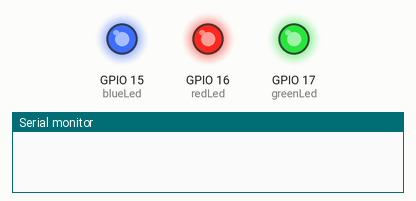
Simulated run of this sketch. Board: ESP32. Shown: output pins drawn as LEDs (lit = HIGH), the last lines printed to the serial monitor. Wiring (from diagram.json): DS18B20 sensor: SPI. WiFi joins after 1.5 s; servers stay silent unless stated.

Above: at 0.1 s.
At 1.9 s:
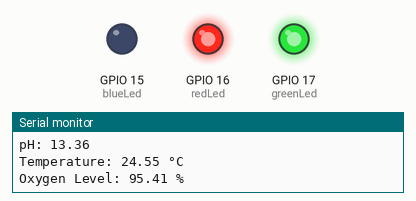
At 35.9 s:
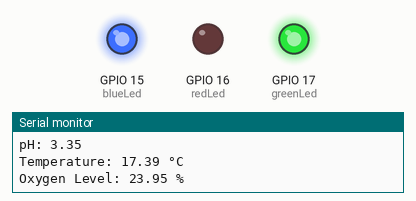
Timing chart, 0 to 41.8 s (numbered marks = the images above):
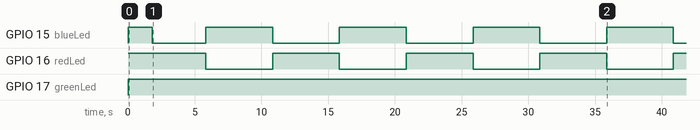

Measured:
- by itself, GPIO 15 (blueLed): repeats every 10.0 s: HIGH 5.0 s, LOW 5.0 s
- by itself, GPIO 16 (redLed): alternates HIGH for 5.0 s and LOW for 5.0 s

The sketch:

sketch.ino
```cpp
#define BLYNK_TEMPLATE_ID "TMPL2QyS72-Tk"
#define BLYNK_TEMPLATE_NAME "IoT Based Fish Pond Monitoring System"
#define BLYNK_AUTH_TOKEN "VFErArf2dGpl26sY-_g57Tu7Nth2qHca"

#include <math.h>
#include <OneWire.h>
#include <DallasTemperature.h>
#include <WiFi.h>
#include <BlynkSimpleEsp32.h>

// Wi-Fi Credentials
const char* ssid = "Wokwi-GUEST";
const char* pass = "";

// pH Sensor and LED definitions
const int phPin = A0;         // Analog pin for the pH sensor (potentiometer)
const int redLed   = 16;      // Red LED for pH < 7 (acidic)
const int greenLed = 17;      // Green LED for pH ≈ 7 (neutral)
const int blueLed  = 15;      // Blue LED for pH > 7 (alkaline)
const float tolerance = 0.05; // Tolerance for considering pH "exactly" 7

// Oxygen Sensor definitions
const int o2Pin = 34;
const float o2VoltageMin = 0.0;
const float o2VoltageMax = 5.0;

// Simulation flags
bool simulateSensor = true;
bool simulateTemp = true;
const bool simulateO2 = true;

const unsigned long simulationPeriod = 10000; // 10-second cycle period

// DS18B20 Temperature Sensor
#define ONE_WIRE_BUS 4
OneWire oneWire(ONE_WIRE_BUS);
DallasTemperature sensors(&oneWire);

void setup() {
    Serial.begin(115200);

    // Configure LED pins
    pinMode(redLed, OUTPUT);
    pinMode(greenLed, OUTPUT);
    pinMode(blueLed, OUTPUT);
    digitalWrite(redLed, HIGH);
    digitalWrite(greenLed, HIGH);
    digitalWrite(blueLed, HIGH);

    // Initialize Sensors
    sensors.begin();

    // Connect to Blynk
    Blynk.begin(BLYNK_AUTH_TOKEN, ssid, pass);
}

void loop() {
    Blynk.run(); // Run Blynk

    // ---- pH Sensor ----
    float pHValue = readPH();
    displayPH(pHValue);
    controlLEDs(pHValue);

    // ---- Temperature Sensor ----
    float temperatureC = readTemperature();
    Serial.print("Temperature: ");
    Serial.print(temperatureC);
    Serial.println(" °C");

    // ---- Oxygen Sensor ----
    float o2Level = readOxygen();
    Serial.print("Oxygen Level: ");
    Serial.print(o2Level);
    Serial.println(" %");

    // ✅ **Send Data to Blynk**
    Blynk.virtualWrite(V0, pHValue);      // Send pH value
    Blynk.virtualWrite(V1, temperatureC); // Send Temperature
    Blynk.virtualWrite(V2, o2Level);      // Send Oxygen Level

    delay(1000); // Wait 1 second before next measurement
}

// Reads the analog value, converts it to voltage, then maps it to a pH value (0-14)
float readPH() {
    int sensorValue;
    if (simulateSensor) {
        sensorValue = (int)(512 + 511 * sin(2 * PI * millis() / simulationPeriod));
    } else {
        sensorValue = analogRead(phPin);
    }

    float voltage = sensorValue * (5.0 / 1023.0);
    float pHValue = mapFloat(voltage, 0.0, 5.0, 0.0, 14.0);
    return constrain(pHValue, 0.0, 14.0);
}

// Simulated or real temperature readings
float readTemperature() {
    if (simulateTemp) {
        return 20.0 + 5.0 * sin(2 * PI * millis() / simulationPeriod);
    } else {
        sensors.requestTemperatures();
        return sensors.getTempCByIndex(0);
    }
}

// Reads the oxygen sensor value and converts it to percentage
float readOxygen() {
    int sensorValue;
    if (simulateO2) {
        sensorValue = (int)(512 + 511 * sin(2 * PI * millis() / simulationPeriod));
    } else {
        sensorValue = analogRead(o2Pin);
    }

    float voltage = sensorValue * (5.0 / 1023.0);
    float o2Percentage = mapFloat(voltage, o2VoltageMin, o2VoltageMax, 0.0, 100.0);
    return constrain(o2Percentage, 0.0, 100.0);
}

// Controls the LEDs based on the pH value
void controlLEDs(float pHValue) {
    digitalWrite(redLed, HIGH);
    digitalWrite(greenLed, HIGH);
    digitalWrite(blueLed, HIGH);

    if (pHValue < 7.0 - tolerance) {
        digitalWrite(redLed, LOW);
    } else if (pHValue > 7.0 + tolerance) {
        digitalWrite(blueLed, LOW);
    } else {
        digitalWrite(greenLed, LOW);
    }
}

// Displays the pH value on the Serial Monitor
void displayPH(float pHValue) {
    Serial.print("pH: ");
    Serial.println(pHValue);
}

// Maps a float value from one range to another.
float mapFloat(float x, float in_min, float in_max, float out_min, float out_max) {
    return (x - in_min) * (out_max - out_min) / (in_max - in_min) + out_min;
}
```
